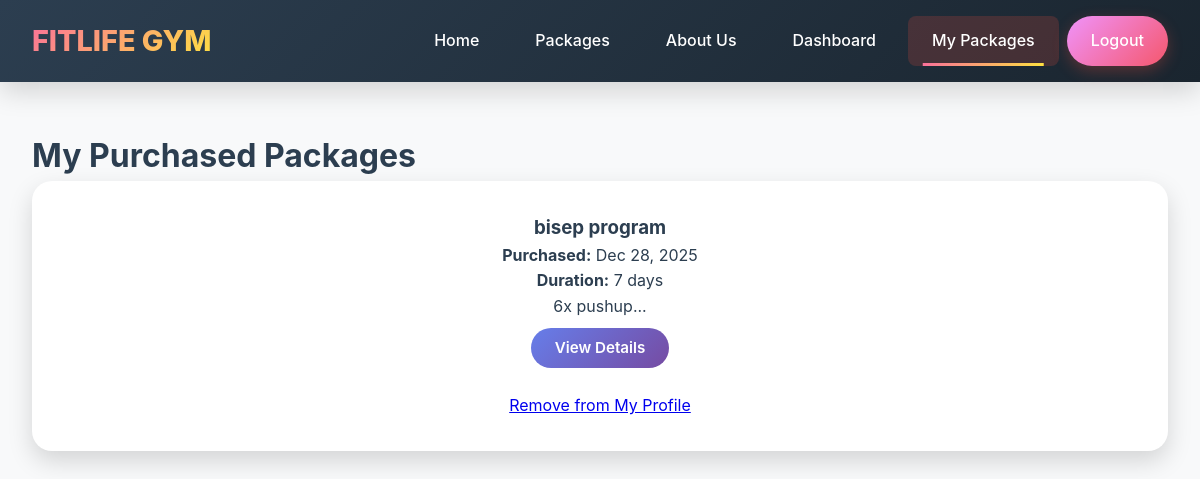
Before: /user/my-packages.php (signed in) with the older database file.
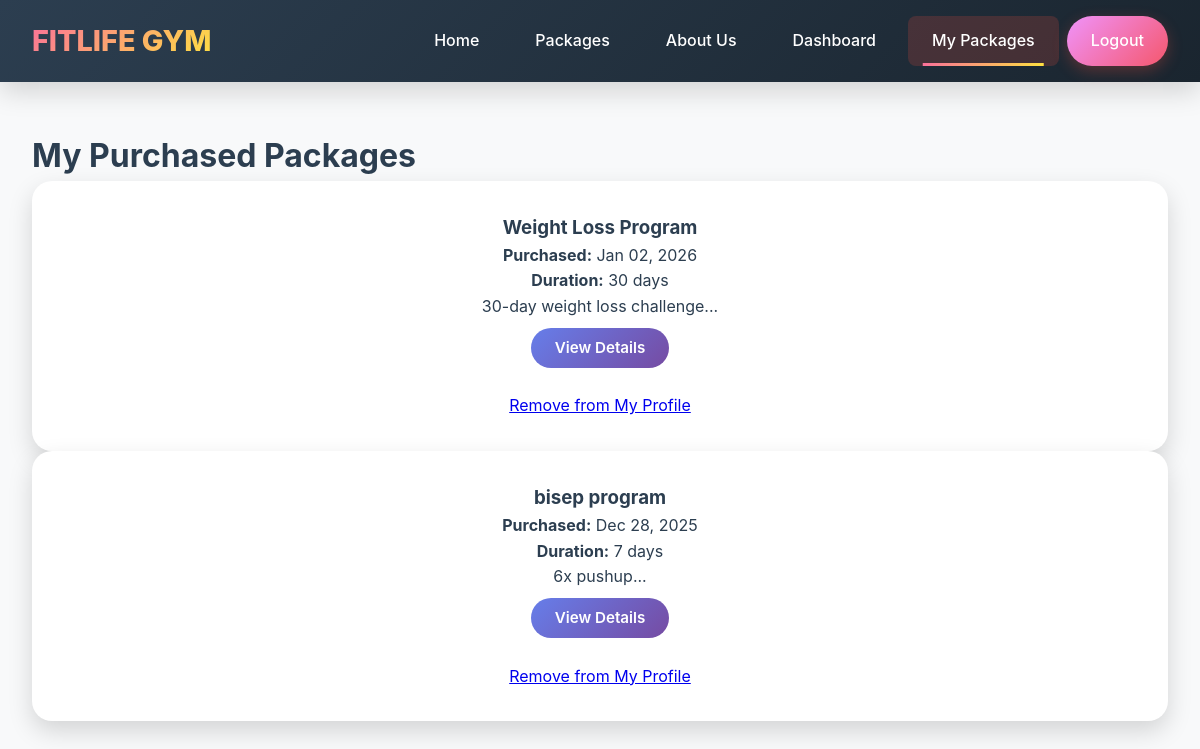
After: the same page with the newer database file.
### tables this page shows
CREATE TABLE `purchases` (
  `id` int(11) NOT NULL,
  `user_id` int(11) NOT NULL,
  `package_id` int(11) NOT NULL,
  `purchase_date` timestamp NOT NULL DEFAULT current_timestamp(),
  `amount` decimal(10,2) NOT NULL,
  `status` enum('pending','completed') DEFAULT 'completed',
  `is_active` tinyint(1) DEFAULT 1,
  `deleted_at` timestamp NULL DEFAULT NULL
);

CREATE TABLE `packages` (
  `id` int(11) NOT NULL,
  `name` varchar(255) NOT NULL,
  `description` text DEFAULT NULL,
  `price` decimal(10,2) NOT NULL,
  `duration` varchar(100) DEFAULT NULL,
  `category` varchar(50) DEFAULT NULL,
  `created_by` int(11) NOT NULL,
  `created_at` timestamp NOT NULL DEFAULT current_timestamp()
);

### user/my-packages.php (the view, shortened to what this page needs)
<?php
require_once '../includes/database.php';
$user_id = $_SESSION['user_id'];
$stmt = $pdo->prepare("
    SELECT p.*, pur.purchase_date, pur.id as purchase_id
    FROM purchases pur
    JOIN packages p ON pur.package_id = p.id
    WHERE pur.user_id = ? AND pur.is_active = 1
    ORDER BY pur.purchase_date DESC
");
$stmt->execute([$user_id]);
$purchased_packages = $stmt->fetchAll();
?>
<!DOCTYPE html>
<html>
<head>
    <link rel="stylesheet" href="../css/style.css">
</head>
<body>
    <?php include 'user-nav.php'; ?>
    <div class="my-packages-container">
        <h1>My Purchased Packages</h1>
        <?php if (empty($purchased_packages)): ?>
            <div class="empty-state">
                <p>You haven't purchased any packages yet.</p>
                <a href="../public/packages.php" class="btn-browse">Browse Packages</a>
            </div>
        <?php else: ?>
            <div class="purchased-packages">
                <?php foreach ($purchased_packages as $package): ?>
                <div class="purchased-card">
                    <h3><?php echo htmlspecialchars($package['name']); ?></h3>
                    <p><strong>Purchased:</strong> <?php echo date('M d, Y', strtotime($package['purchase_date'])); ?></p>
                    <p><strong>Duration:</strong> <?php echo htmlspecialchars($package['duration']); ?></p>
                    <p><?php echo htmlspecialchars(substr($package['description'], 0, 100)); ?>...</p>
                    <a href="../public/package-details.php?id=<?php echo $package['id']; ?>" class="btn-view">View Details</a>
                    <div style="margin-top: 10px;">
                        <a href="remove-package.php?id=<?php echo $package['purchase_id']; ?>"
                                class="btn-danger"
                                onclick="return confirm('Remove this package from your profile?')">
                                Remove from My Profile
                        </a>
                    </div>
                </div>
                <?php endforeach; ?>
            </div>
        <?php endif; ?>
    </div>
</body>
</html>

Changed rows visible on the page:
added purchases: package.name "Weight Loss Program", purchase_date "Jan 02, 2026", package.duration "30 days", package.description "30-day weight loss challenge"
